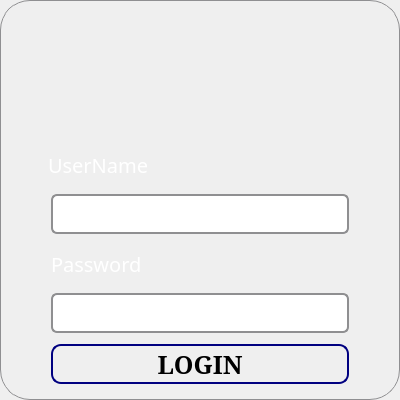
<?xml version="1.0" encoding="UTF-8"?>
<ui version="4.0">
 <class>Login</class>
 <widget class="QDialog" name="Login">
  <property name="geometry">
   <rect>
    <x>0</x>
    <y>0</y>
    <width>400</width>
    <height>400</height>
   </rect>
  </property>
  <property name="sizePolicy">
   <sizepolicy hsizetype="Fixed" vsizetype="Fixed">
    <horstretch>0</horstretch>
    <verstretch>0</verstretch>
   </sizepolicy>
  </property>
  <property name="minimumSize">
   <size>
    <width>82</width>
    <height>400</height>
   </size>
  </property>
  <property name="maximumSize">
   <size>
    <width>400</width>
    <height>400</height>
   </size>
  </property>
  <property name="windowTitle">
   <string>Dialog</string>
  </property>
  <property name="windowIcon">
   <iconset resource="resource.qrc">
    <normaloff>:/resource/img/LOGO.PNG</normaloff>:/resource/img/LOGO.PNG</iconset>
  </property>
  <property name="styleSheet">
   <string notr="true">QDialog{
background-image: url(:/resource/img/bgground.png);
    border: 1px solid #8f8f91;
    border-radius: 30px;
    min-width: 80px;
}

QLineEdit{
    border: 2px solid #8f8f91;
    border-radius: 6px;
    background-color: qlineargradient(x1: 0, y1: 0, x2: 0, y2: 1,
                                      stop: 0 #f6f7fa, stop: 1 #dadbde);
    min-width: 80px;
}

QLabel{
color: rgb(255, 255, 255);
}

QPushButton {
    border: 2px solid #8f8f91;
    border-radius: 10px;
    background-color: qlineargradient(x1: 0, y1: 0, x2: 0, y2: 1,
                                      stop: 0 #f6f7fa, stop: 1 #dadbde);
    min-width: 80px;
}

QPushButton:pressed {
    background-color: qlineargradient(x1: 0, y1: 0, x2: 0, y2: 1,
                                      stop: 0 #dadbde, stop: 1 #f6f7fa);
}

QPushButton:flat {
    border: none; /* no border for a flat push button */
}

QPushButton:default {
    border-color: navy; /* make the default button prominent */
}</string>
  </property>
  <property name="sizeGripEnabled">
   <bool>false</bool>
  </property>
  <property name="modal">
   <bool>false</bool>
  </property>
  <layout class="QVBoxLayout" name="verticalLayout">
   <item>
    <layout class="QHBoxLayout" name="horizontalLayout_4">
     <item>
      <spacer name="verticalSpacer">
       <property name="orientation">
        <enum>Qt::Vertical</enum>
       </property>
       <property name="sizeType">
        <enum>QSizePolicy::Fixed</enum>
       </property>
       <property name="sizeHint" stdset="0">
        <size>
         <width>20</width>
         <height>130</height>
        </size>
       </property>
      </spacer>
     </item>
    </layout>
   </item>
   <item>
    <layout class="QHBoxLayout" name="horizontalLayout_5">
     <item>
      <spacer name="horizontalSpacer_7">
       <property name="orientation">
        <enum>Qt::Horizontal</enum>
       </property>
       <property name="sizeType">
        <enum>QSizePolicy::Fixed</enum>
       </property>
       <property name="sizeHint" stdset="0">
        <size>
         <width>37</width>
         <height>17</height>
        </size>
       </property>
      </spacer>
     </item>
     <item>
      <widget class="QLabel" name="label">
       <property name="font">
        <font>
         <family>Arial Rounded MT Bold</family>
         <pointsize>15</pointsize>
        </font>
       </property>
       <property name="text">
        <string>UserName</string>
       </property>
      </widget>
     </item>
     <item>
      <spacer name="horizontalSpacer_6">
       <property name="orientation">
        <enum>Qt::Horizontal</enum>
       </property>
       <property name="sizeType">
        <enum>QSizePolicy::Fixed</enum>
       </property>
       <property name="sizeHint" stdset="0">
        <size>
         <width>40</width>
         <height>20</height>
        </size>
       </property>
      </spacer>
     </item>
    </layout>
   </item>
   <item>
    <layout class="QHBoxLayout" name="horizontalLayout">
     <item>
      <spacer name="horizontalSpacer">
       <property name="orientation">
        <enum>Qt::Horizontal</enum>
       </property>
       <property name="sizeType">
        <enum>QSizePolicy::Fixed</enum>
       </property>
       <property name="sizeHint" stdset="0">
        <size>
         <width>40</width>
         <height>20</height>
        </size>
       </property>
      </spacer>
     </item>
     <item>
      <widget class="QLineEdit" name="username">
       <property name="minimumSize">
        <size>
         <width>84</width>
         <height>40</height>
        </size>
       </property>
       <property name="font">
        <font>
         <family>Arial Unicode MS</family>
         <pointsize>15</pointsize>
        </font>
       </property>
      </widget>
     </item>
     <item>
      <spacer name="horizontalSpacer_10">
       <property name="orientation">
        <enum>Qt::Horizontal</enum>
       </property>
       <property name="sizeType">
        <enum>QSizePolicy::Fixed</enum>
       </property>
       <property name="sizeHint" stdset="0">
        <size>
         <width>40</width>
         <height>20</height>
        </size>
       </property>
      </spacer>
     </item>
    </layout>
   </item>
   <item>
    <layout class="QHBoxLayout" name="horizontalLayout_6">
     <item>
      <spacer name="horizontalSpacer_9">
       <property name="orientation">
        <enum>Qt::Horizontal</enum>
       </property>
       <property name="sizeType">
        <enum>QSizePolicy::Fixed</enum>
       </property>
       <property name="sizeHint" stdset="0">
        <size>
         <width>40</width>
         <height>20</height>
        </size>
       </property>
      </spacer>
     </item>
     <item>
      <widget class="QLabel" name="label_2">
       <property name="font">
        <font>
         <family>Arial Rounded MT Bold</family>
         <pointsize>15</pointsize>
        </font>
       </property>
       <property name="text">
        <string>Password</string>
       </property>
      </widget>
     </item>
     <item>
      <spacer name="horizontalSpacer_8">
       <property name="orientation">
        <enum>Qt::Horizontal</enum>
       </property>
       <property name="sizeType">
        <enum>QSizePolicy::Fixed</enum>
       </property>
       <property name="sizeHint" stdset="0">
        <size>
         <width>37</width>
         <height>37</height>
        </size>
       </property>
      </spacer>
     </item>
    </layout>
   </item>
   <item>
    <layout class="QHBoxLayout" name="horizontalLayout_2">
     <item>
      <spacer name="horizontalSpacer_2">
       <property name="orientation">
        <enum>Qt::Horizontal</enum>
       </property>
       <property name="sizeType">
        <enum>QSizePolicy::Fixed</enum>
       </property>
       <property name="sizeHint" stdset="0">
        <size>
         <width>40</width>
         <height>20</height>
        </size>
       </property>
      </spacer>
     </item>
     <item>
      <widget class="QLineEdit" name="password">
       <property name="minimumSize">
        <size>
         <width>84</width>
         <height>40</height>
        </size>
       </property>
       <property name="font">
        <font>
         <family>Arial Unicode MS</family>
         <pointsize>15</pointsize>
        </font>
       </property>
       <property name="echoMode">
        <enum>QLineEdit::Password</enum>
       </property>
       <property name="clearButtonEnabled">
        <bool>false</bool>
       </property>
      </widget>
     </item>
     <item>
      <spacer name="horizontalSpacer_5">
       <property name="orientation">
        <enum>Qt::Horizontal</enum>
       </property>
       <property name="sizeType">
        <enum>QSizePolicy::Fixed</enum>
       </property>
       <property name="sizeHint" stdset="0">
        <size>
         <width>40</width>
         <height>20</height>
        </size>
       </property>
      </spacer>
     </item>
    </layout>
   </item>
   <item>
    <layout class="QHBoxLayout" name="horizontalLayout_3">
     <item>
      <spacer name="horizontalSpacer_3">
       <property name="orientation">
        <enum>Qt::Horizontal</enum>
       </property>
       <property name="sizeType">
        <enum>QSizePolicy::Fixed</enum>
       </property>
       <property name="sizeHint" stdset="0">
        <size>
         <width>40</width>
         <height>25</height>
        </size>
       </property>
      </spacer>
     </item>
     <item>
      <widget class="QPushButton" name="bt_login">
       <property name="minimumSize">
        <size>
         <width>84</width>
         <height>40</height>
        </size>
       </property>
       <property name="maximumSize">
        <size>
         <width>16777215</width>
         <height>30</height>
        </size>
       </property>
       <property name="font">
        <font>
         <family>Constantia</family>
         <pointsize>19</pointsize>
         <weight>75</weight>
         <bold>true</bold>
        </font>
       </property>
       <property name="text">
        <string>LOGIN</string>
       </property>
      </widget>
     </item>
     <item>
      <spacer name="horizontalSpacer_4">
       <property name="orientation">
        <enum>Qt::Horizontal</enum>
       </property>
       <property name="sizeType">
        <enum>QSizePolicy::Fixed</enum>
       </property>
       <property name="sizeHint" stdset="0">
        <size>
         <width>40</width>
         <height>25</height>
        </size>
       </property>
      </spacer>
     </item>
    </layout>
   </item>
   <item>
    <spacer name="verticalSpacer_2">
     <property name="orientation">
      <enum>Qt::Vertical</enum>
     </property>
     <property name="sizeType">
      <enum>QSizePolicy::Fixed</enum>
     </property>
     <property name="sizeHint" stdset="0">
      <size>
       <width>20</width>
       <height>10</height>
      </size>
     </property>
    </spacer>
   </item>
  </layout>
 </widget>
 <resources>
  <include location="resource.qrc"/>
 </resources>
 <connections/>
</ui>
